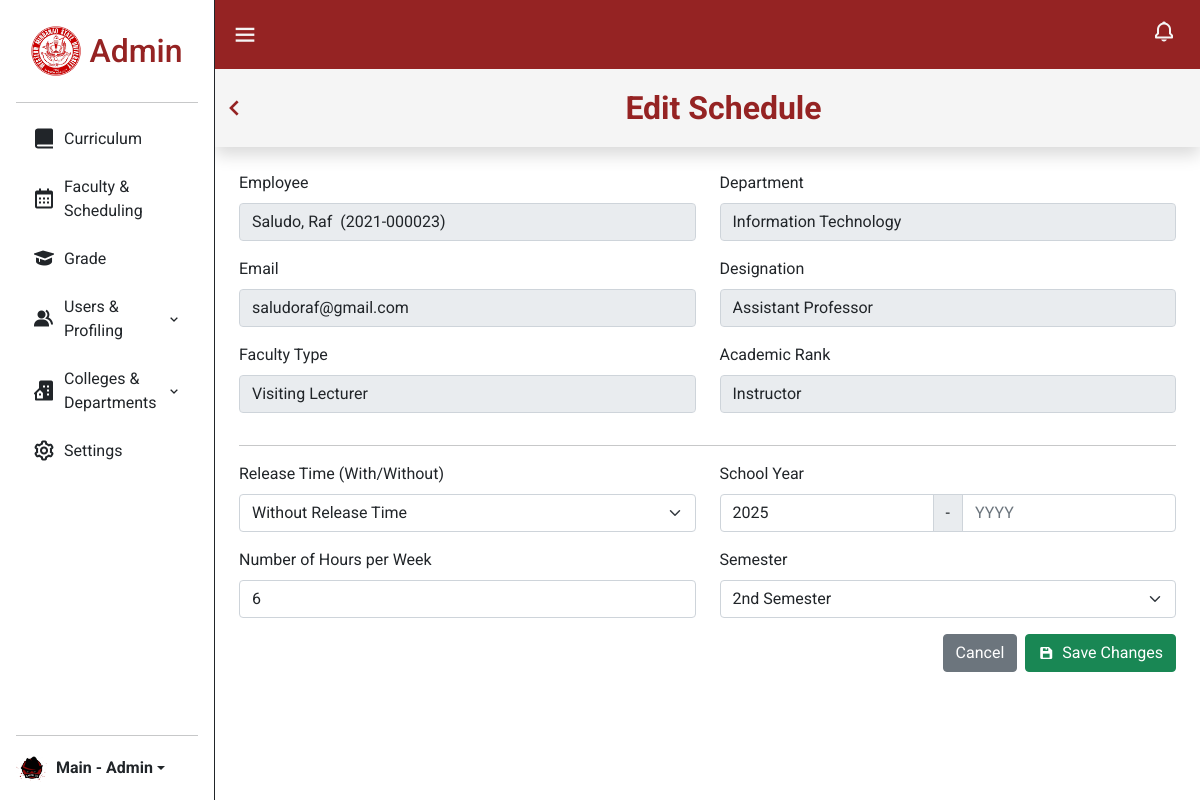
Page /admin/edit_schedule?sched_id=7&department_id=17 (signed in) on the earlier database version.
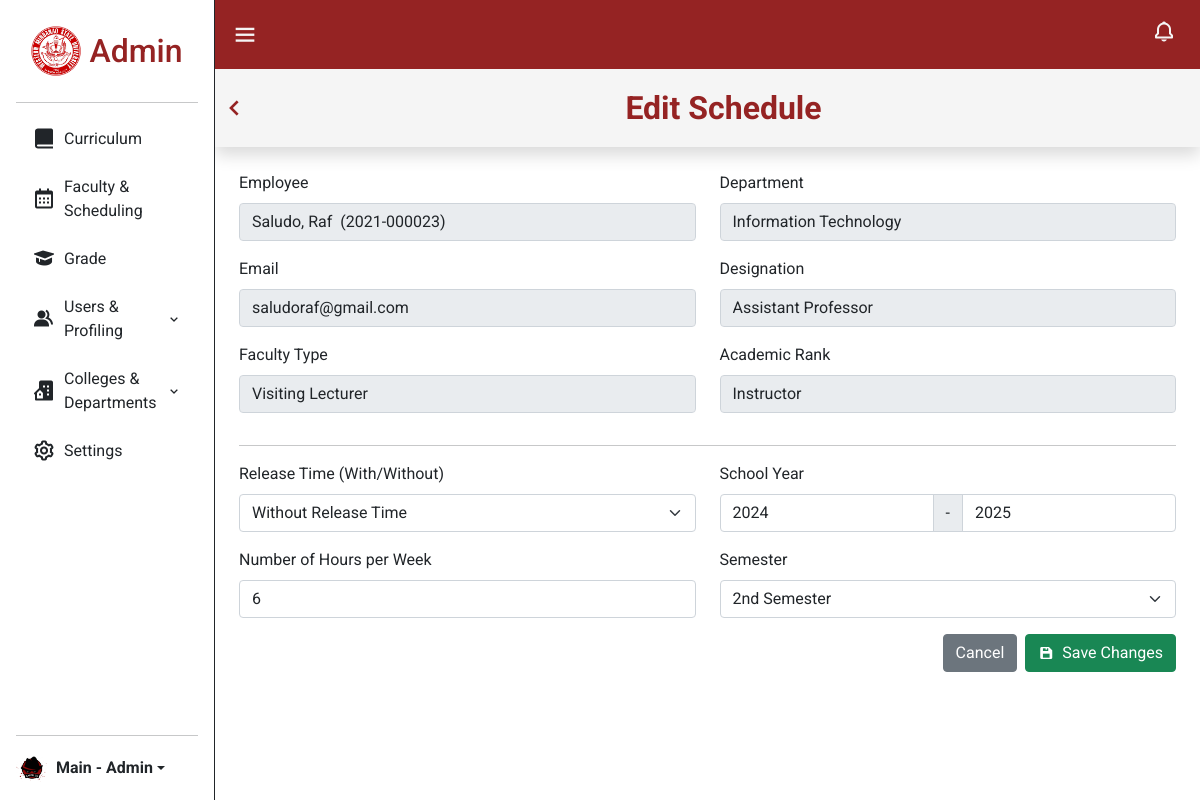
Same page on the later database version.
### tables this page shows
CREATE TABLE `faculty_schedule` (
  `sched_id` int(11) NOT NULL,
  `profiling_id` int(11) NOT NULL,
  `release_time` tinyint(1) NOT NULL,
  `hrs_per_week` int(11) NOT NULL,
  `school_yr` varchar(255) NOT NULL,
  `semester` int(11) NOT NULL
);

CREATE TABLE `semester` (
  `semester_id` int(11) NOT NULL,
  `semester` varchar(50) NOT NULL
);

### classes/faculty_sched.class.php (called while the page is built, shortened)
<?php
require_once 'database.php';
class Faculty_Sched
{
    protected $db;
    function __construct()
    {
        $this->db = new Database();
    }
    function fetch($sched_id)
    {
        $sql = "SELECT fs.*, CONCAT(p.l_name, ', ', p.f_name, ' ', p.m_name) AS fullName, s.semester as semester_name FROM faculty_schedule fs
                LEFT JOIN semester s ON fs.semester = s.semester_id
                INNER JOIN profiling_table p ON fs.profiling_id = p.profiling_id
                WHERE sched_id = :sched_id;";
        $query = $this->db->connect()->prepare($sql);
        $query->bindParam(':sched_id', $sched_id);
        if ($query->execute()) {
            $data = $query->fetch();
        }
        return $data;
    }
}
?>

### classes/database.php (called while the page is built)
<?php
class Database {
  private $host = 'localhost';
  private $username = 'root';
  private $password = '';
  private $database = 'auto_gsdb';
  protected $connection;
  function connect() {
    try {
      $this->connection = new PDO("mysql:host=$this->host;dbname=$this->database", $this->username, $this->password);
    }
    catch(PDOException $e) {
      echo "Connection Error!" . $e->getMessage();
    }
    return $this->connection;
  }
}
?>

### classes/semester.class.php (called while the page is built, shortened)
<?php
require_once 'database.php';
class Semester {
  protected $db;
  function __construct() {
    $this->db = new Database();
  }
  function show() {
    $sql = "SELECT * FROM semester ORDER BY semester_id ASC;";
    $query = $this->db->connect()->prepare($sql);
    $data = null;
    if ($query->execute()) {
      $data = $query->fetchAll();
    }
    return $data;
  }
}
?>

### admin/edit_schedule.php (the view, shortened to what the changed rows need)
<?php
require_once '../classes/faculty_sched.class.php';
require_once '../classes/semester.class.php';
$semester = new Semester();
$sched = new Faculty_Sched();
if (isset($_GET['sched_id'])) {
    $sched_id = $_GET['sched_id'];
    $existingSched = $sched->fetch($sched_id);
} else {
    $error_message = "Invalid schedule ID.";
}
$semesterarray = $semester->show();
?>
<!DOCTYPE html>
<html lang="en">
<?php
include '../includes/admin_head.php';
?>
<body>
    <div class="home">
        <main>
            <div class="m-4">
                <form action="#" method="post">
                    <div class="row row-cols-1 row-cols-md-2">
                        <div class="col">
                            <div class="mb-3">
                                <label for="release_time" class="form-label">Release Time (With/Without)</label>
                                <select class="form-select" id="release_time" name="release_time" required>
                                    <option value="0" <?= $existingSched['release_time'] == '0' ? 'selected' : '' ?>>
                                        Without Release Time</option>
                                </select>
                            </div>
                            <div class="mb-3">
                                <label for="hrs_per_week" class="form-label">Number of Hours per Week</label>
                                <input type="number" class="form-control" id="hrs_per_week" name="hrs_per_week" required
                                    value="<?= htmlspecialchars($existingSched['hrs_per_week'] ?? '') ?>">
                            </div>
                        </div>
                        <div class="col">
                            <div class="mb-3">
                                <?php
                                $school_yr_parts = explode(" - ", $existingSched['school_yr']);
                                $school_yr1 = isset($school_yr_parts[0]) ? $school_yr_parts[0] : '';
                                $school_yr2 = isset($school_yr_parts[1]) ? $school_yr_parts[1] : '';
                                ?>
                                <div class="input-group mb-3">
                                    <input type="text" class="form-control" id="school_yr" name="school_yr"
                                        placeholder="YYYY" value="<?= htmlspecialchars($school_yr1) ?>" required>
                                    <span class="input-group-text">-</span>
                                    <input type="text" class="form-control" id="school_yr2" name="school_yr2"
                                        placeholder="YYYY" value="<?= htmlspecialchars($school_yr2) ?>" required>
                                </div>
                            </div>
                            <div class="mb-3">
                                <label for="semester" class="form-label">Semester</label>
                                <select class="form-select" id="semester" name="semester" required>
                                    <?php
                                    foreach ($semesterarray as $semesterItem):
                                        $semesterName = htmlspecialchars($semesterItem['semester']);
                                        $semesterId = htmlspecialchars($semesterItem['semester_id']);
                                        ?>
                                        <option value='<?= $semesterId ?>'
                                            <?= $semesterItem['semester_id'] == $existingSched['semester'] ? 'selected' : '' ?>> <?= $semesterName ?> </option>
                                    <?php endforeach ?>
                                </select>
                            </div>
                        </div>
                    </div>
                </form>
            </div>
        </main>
    </div>
</body>
</html>

Differences in the rows shown:
changed faculty_schedule "Without Release Time": school_yr "2025" → "2024"; school_yr2 (not shown) → "2025"
